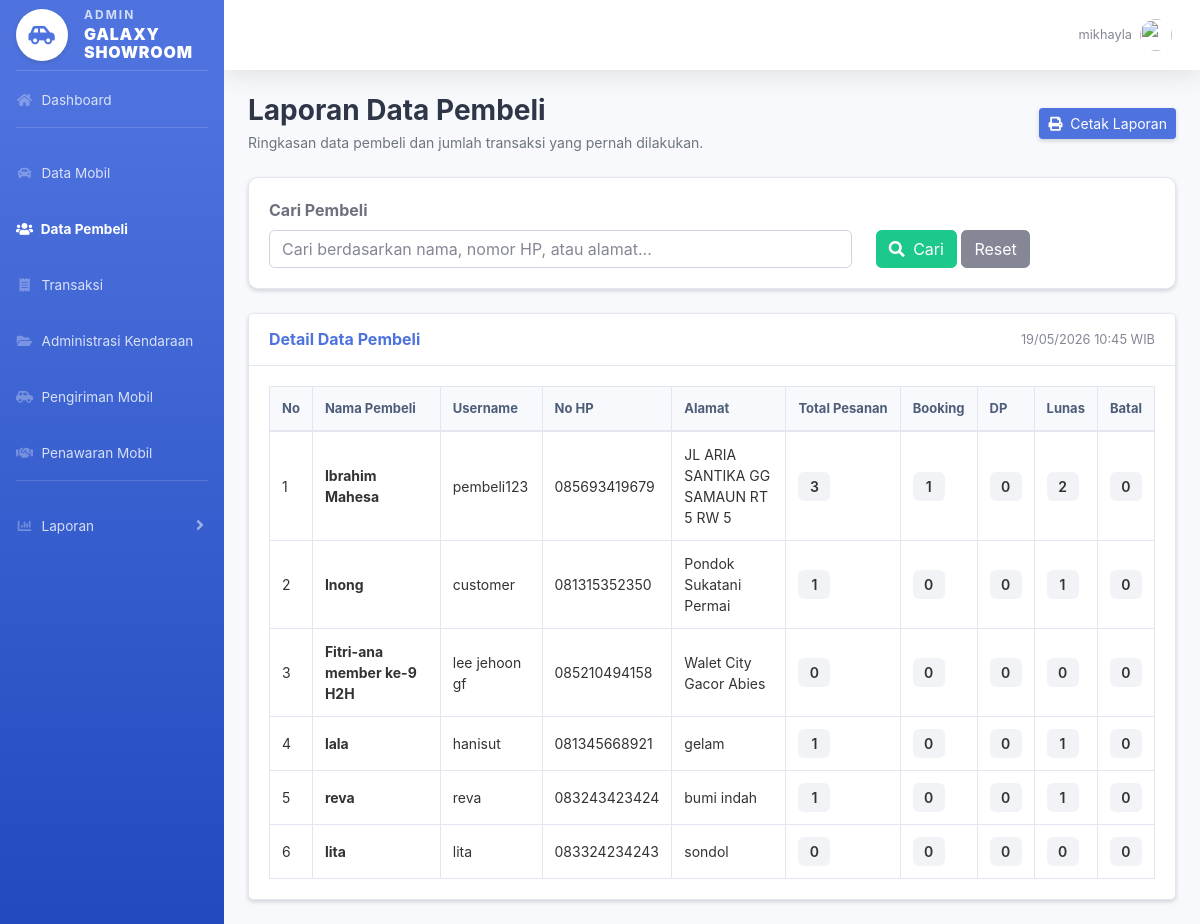
Page /admin/laporan_pembeli.php (signed in) on the committed database.
### tables this page shows
CREATE TABLE `pembeli` (
  `id_pembeli` int(11) NOT NULL,
  `id_user` int(11) DEFAULT NULL,
  `nama` varchar(100) DEFAULT NULL,
  `alamat` text DEFAULT NULL,
  `no_hp` varchar(15) DEFAULT NULL,
  `foto` varchar(255) DEFAULT NULL
);

CREATE TABLE `users` (
  `id_user` int(11) NOT NULL,
  `username` varchar(50) DEFAULT NULL,
  `password` varchar(100) DEFAULT NULL,
  `role` enum('admin','pembeli','penjual','kurir') DEFAULT NULL
);

### admin/laporan_pembeli.php (the view, shortened to what this page needs)
<?php
include "../config/koneksi.php";
$keyword = $_GET['keyword'] ?? '';
$whereKeyword = "";
$queryPembeli = mysqli_query($koneksi, "
    SELECT
        pb.id_pembeli,
        pb.nama,
        pb.alamat,
        pb.no_hp,
        u.username,
        COUNT(p.id_pemesanan) AS total_pemesanan,
        SUM(CASE WHEN p.status = 'booking' THEN 1 ELSE 0 END) AS total_booking,
        SUM(CASE WHEN p.status = 'dp' THEN 1 ELSE 0 END) AS total_dp,
        SUM(CASE WHEN p.status = 'lunas' THEN 1 ELSE 0 END) AS total_lunas,
        SUM(CASE WHEN p.status = 'batal' THEN 1 ELSE 0 END) AS total_batal
    FROM pembeli pb
    LEFT JOIN users u ON pb.id_user = u.id_user
    LEFT JOIN pemesanan p ON pb.id_pembeli = p.id_pembeli
    $whereKeyword
    GROUP BY pb.id_pembeli
    ORDER BY pb.id_pembeli DESC
");
?>
<!DOCTYPE html>
<html>
<head>
    <link href="../assets/vendor/fontawesome-free/css/all.min.css" rel="stylesheet">
    <link href="../assets/css/sb-admin-2.min.css" rel="stylesheet">
</head>
<body id="page-top">
<div id="wrapper">
    <?php include '../includes/sidebar_admin.php'; ?>
    <div id="content-wrapper" class="d-flex flex-column">
        <div id="content">
            <?php include '../includes/topbar.php'; ?>
            <div class="container-fluid">
                <div class="d-sm-flex align-items-center justify-content-between mb-4">
                    <div>
                        <h1 class="h3 mb-1 page-title">Laporan Data Pembeli</h1>
                        <p class="mb-0 page-subtitle">
                            Ringkasan data pembeli dan jumlah transaksi yang pernah dilakukan.
                        </p>
                    </div>
                    <button onclick="window.print()" class="btn btn-primary btn-sm shadow-sm">
                        <i class="fas fa-print mr-1"></i>
                        Cetak Laporan
                    </button>
                </div>
                <div class="card shadow-sm mb-4 filter-laporan filter-card">
                    <div class="card-body">
                        <form method="GET">
                            <div class="row align-items-end">
                                <div class="col-md-8 mb-3 mb-md-0">
                                    <label class="font-weight-bold text-gray-700">Cari Pembeli</label>
                                    <input type="text" name="keyword" class="form-control"
                                           placeholder="Cari berdasarkan nama, nomor HP, atau alamat..."
                                           value="<?= htmlspecialchars($keyword); ?>">
                                </div>
                                <div class="col-md-4">
                                    <button type="submit" class="btn btn-success">
                                        <i class="fas fa-search mr-1"></i>
                                        Cari
                                    </button>
                                    <a href="laporan_pembeli.php" class="btn btn-secondary">
                                        Reset
                                    </a>
                                </div>
                            </div>
                        </form>
                    </div>
                </div>
                <div class="card shadow-sm mb-4">
                    <div class="card-header py-3 d-flex justify-content-between align-items-center bg-white">
                        <h6 class="m-0 font-weight-bold text-primary">
                            Detail Data Pembeli
                        </h6>
                        <span class="text-muted small">
                            <?= date('d/m/Y H:i'); ?> WIB
                        </span>
                    </div>
                    <div class="card-body">
                        <div class="table-responsive">
                            <table class="table table-bordered table-hover mb-0">
                                <thead>
                                    <tr>
                                        <th>No</th>
                                        <th>Nama Pembeli</th>
                                        <th>Username</th>
                                        <th>No HP</th>
                                        <th>Alamat</th>
                                        <th>Total Pesanan</th>
                                        <th>Booking</th>
                                        <th>DP</th>
                                        <th>Lunas</th>
                                        <th>Batal</th>
                                    </tr>
                                </thead>
                                <tbody>
                                    <?php if ($queryPembeli && mysqli_num_rows($queryPembeli) > 0): ?>
                                        <?php $no = 1; ?>
                                        <?php while ($row = mysqli_fetch_assoc($queryPembeli)): ?>
                                            <tr>
                                                <td><?= $no++; ?></td>
                                                <td class="font-weight-bold">
                                                    <?= htmlspecialchars($row['nama'] ?? '-'); ?>
                                                </td>
                                                <td>
                                                    <?= htmlspecialchars($row['username'] ?? '-'); ?>
                                                </td>
                                                <td>
                                                    <?= htmlspecialchars($row['no_hp'] ?? '-'); ?>
                                                </td>
                                                <td>
                                                    <?= htmlspecialchars($row['alamat'] ?? '-'); ?>
                                                </td>
                                                <td>
                                                    <span class="number-box">
                                                        <?= $row['total_pemesanan'] ?? 0; ?>
                                                    </span>
                                                </td>
                                                <td>
                                                    <span class="number-box">
                                                        <?= $row['total_booking'] ?? 0; ?>
                                                    </span>
                                                </td>
                                                <td>
                                                    <span class="number-box">
                                                        <?= $row['total_dp'] ?? 0; ?>
                                                    </span>
                                                </td>
                                                <td>
                                                    <span class="number-box">
                                                        <?= $row['total_lunas'] ?? 0; ?>
                                                    </span>
                                                </td>
                                                <td>
                                                    <span class="number-box">
                                                        <?= $row['total_batal'] ?? 0; ?>
                                                    </span>
                                                </td>
                                            </tr>
                                        <?php endwhile; ?>
                                    <?php endif; ?>
                                </tbody>
                            </table>
                        </div>
                    </div>
                </div>
            </div>
        </div>
    </div>
</div>
</body>
</html>

### admin/laporan_pembeli.php (style rules this page uses)
.page-title { font-weight: 700; color: #2e3648; }
.page-subtitle { color: #6c757d; font-size: 14px; }
.filter-card { border-radius: 10px; }
.table th { font-size: 13px; color: #4e5d78; background: #f8f9fc; white-space: nowrap; }
.table td { font-size: 14px; vertical-align: middle; color: #333; }
.number-box { display: inline-block; min-width: 32px; padding: 4px 8px; border-radius: 6px; background: #f1f3f7; color: #333; font-weight: 600; text-align: center; }

### rows in the picture
pembeli: nama "Ibrahim Mahesa", id_user.username "pembeli123", no_hp "085693419679", alamat "JL ARIA SANTIKA GG SAMAUN RT 5 RW 5", total_pemesanan "3", total_booking "1", total_dp "0", total_lunas "2", total_batal "0"
pembeli: nama "Inong", id_user.username "customer", no_hp "081315352350", alamat "Pondok Sukatani Permai", total_pemesanan "1", total_booking "0", total_dp "0", total_lunas "1", total_batal "0"
pembeli: nama "Fitri-ana member ke-9 H2H", id_user.username "lee jehoon gf", no_hp "085210494158", alamat "Walet City Gacor Abies", total_pemesanan "0", total_booking "0", total_dp "0", total_lunas "0", total_batal "0"
pembeli: nama "lala", id_user.username "hanisut", no_hp "081345668921", alamat "gelam", total_pemesanan "1", total_booking "0", total_dp "0", total_lunas "1", total_batal "0"
pembeli: nama "reva", id_user.username "reva", no_hp "083243423424", alamat "bumi indah", total_pemesanan "1", total_booking "0", total_dp "0", total_lunas "1", total_batal "0"
pembeli: nama "lita", id_user.username "lita", no_hp "083324234243", alamat "sondol", total_pemesanan "0", total_booking "0", total_dp "0", total_lunas "0", total_batal "0"

### other values in the picture
$username "mikhayla"
